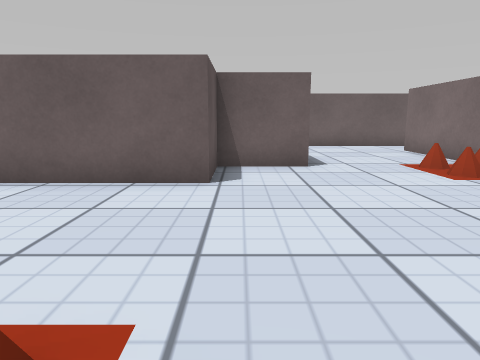
[1] (above)

23 first-person views from a walk through a scene from a Unity 3-D project. The camera is 0.51 m above the floor, tilts 10° down and sees 70° across. The floor is counted in squares, 0.5 m on a side. Each view is taken from the middle of a square. On the plan, view 1 faces up. The plan holds only what a view shows up to about 13 squares ahead; the rest is blank. The player character is not drawn. Some surface patterns are stand-ins.

[2]
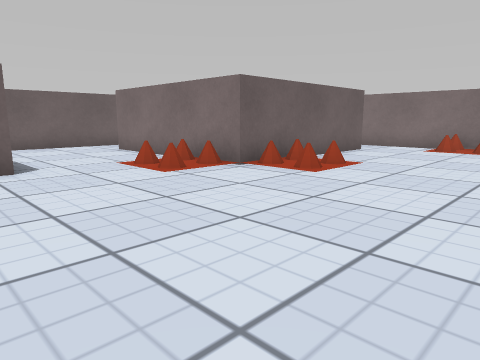

[3]
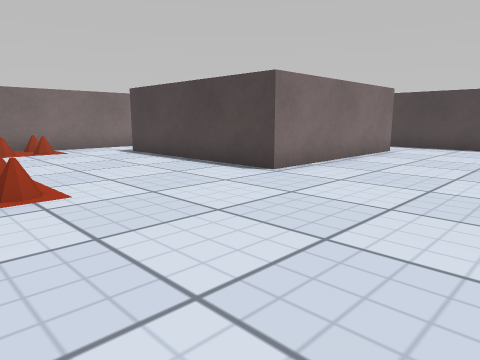

[4]
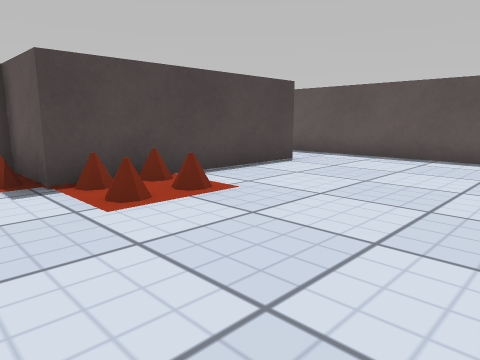

[5]
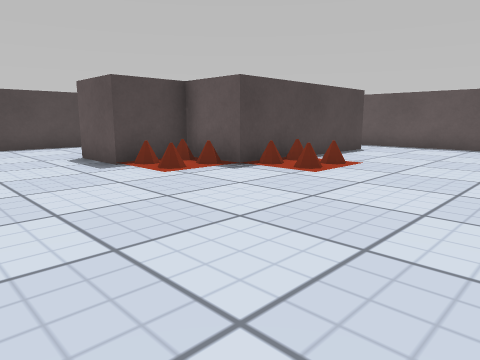

[6]
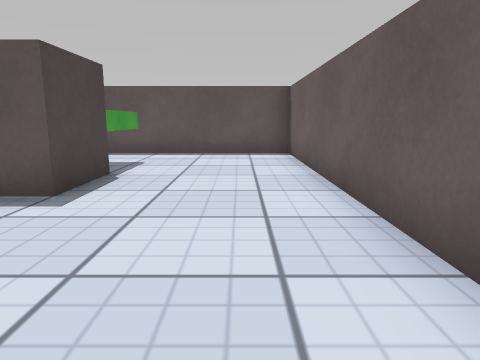

[7]
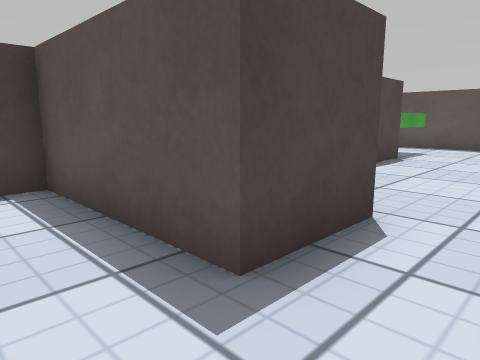

[8]
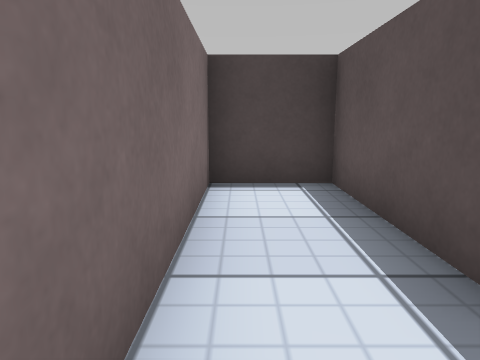

[9]
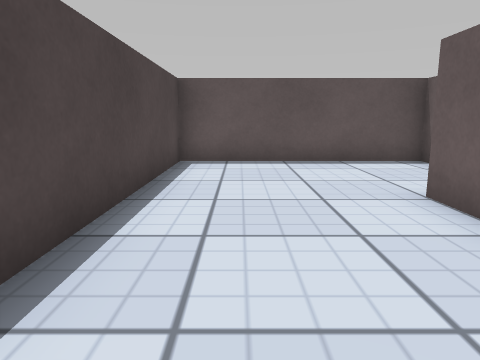

[10]
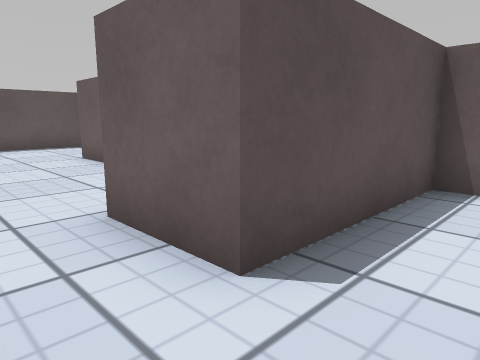

[11]
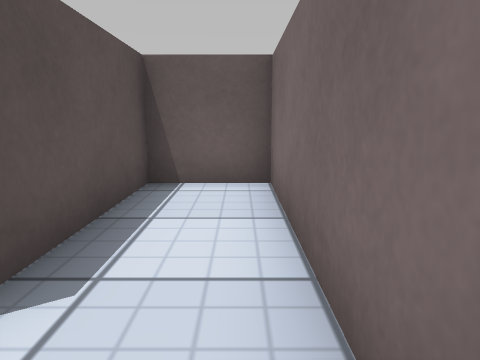

[12]
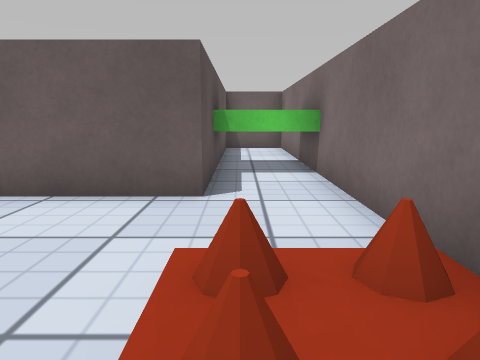

[13]
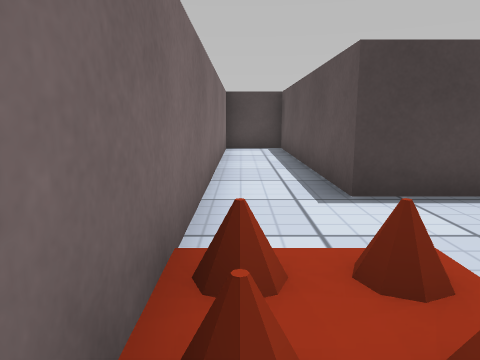

[14]
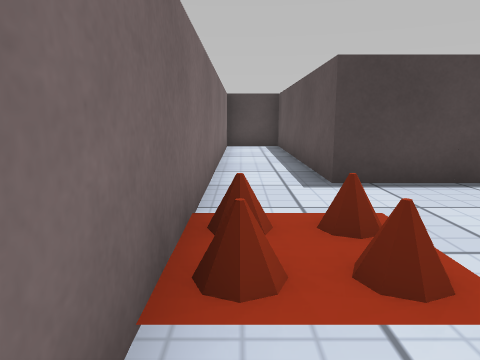

[15]
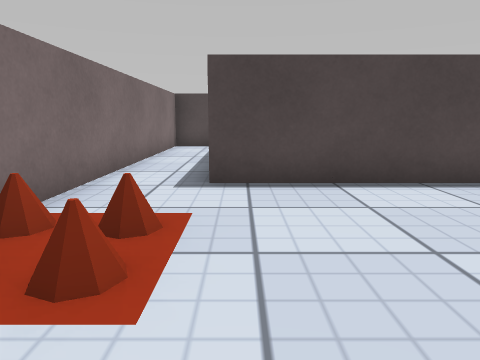

[16]
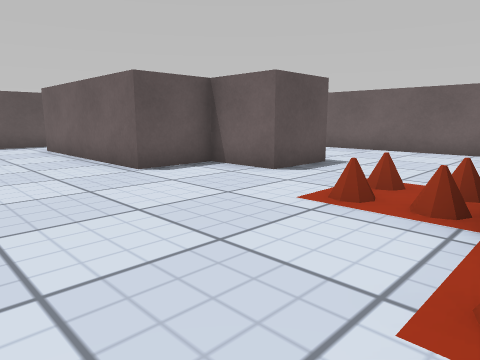

[17]
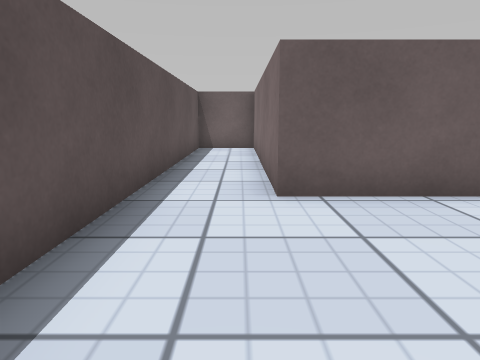

[18]
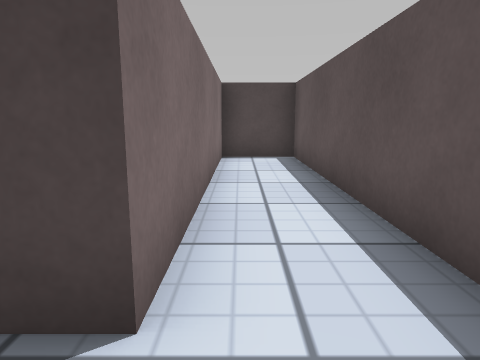

[19]
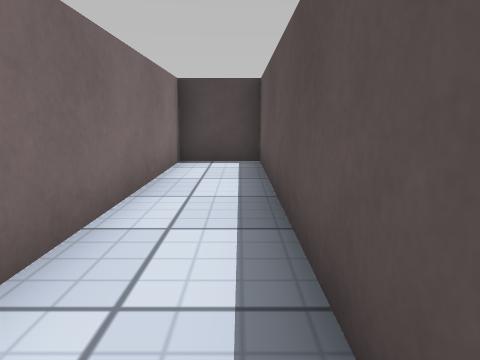

[20]
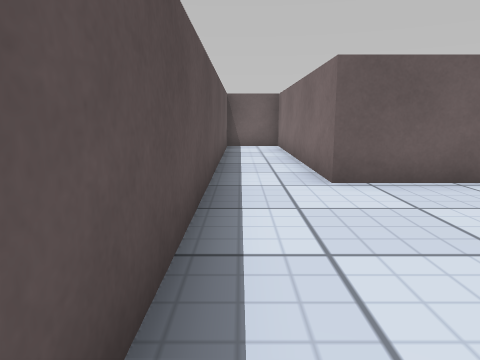

[21]
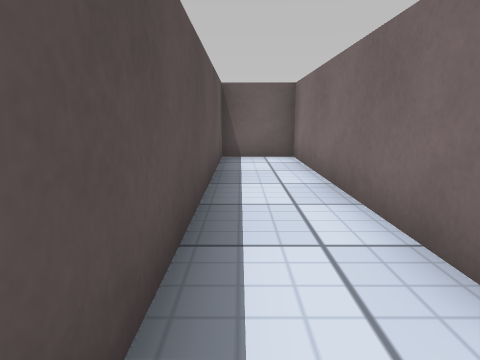

[22]
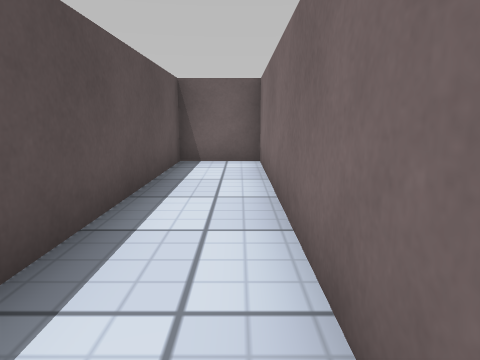

[23]
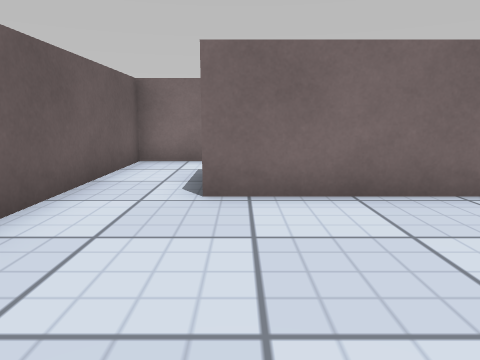

### Floor plan
Points are (right, up) in squares from view 1. A wall is a line through its corners. A room is listed if a view was taken in it or the views show most of it. See-through windows are left out.
Room 1 (views 1, 2, 3, 4, 5, 6, 7, 8, 9, 10, 11, 12, 13, 14, 15, 16, 17, 18, 19, 20, 21, 22, 23)
walls: (-4.4, 5.5) (-6.5, 5.5) (-6.5, 13.5) (-8.5, 13.5) (-8.5, -8.5) (-6.5, -8.5) (-6.5, -0.5) (-4.5, -0.5); (9.4, -0.5) (11.5, -0.5) (11.5, -8.5) (13.5, -8.5) (13.5, 13.5) (11.5, 13.5) (11.5, 5.5) (9.5, 5.5); (-4.5, -2.4) (-4.5, -8.5) (6.2, -8.5); (9.5, 7.5) (9.5, 13.5) (-4.5, 13.5) (-4.5, 7.9); (12, 7.5) (11.5, 7.5); (13.6, 7.5) (12.9, 7.5); (9.5, -7.4) (9.5, -2.5)
objects: block (-4, -2) to (-1, -1); block (-4, 6) to (-1, 7); spikes (-1, 1); other object (0, -4) to (1, -3); spikes (0, -2); other object (0, 8) to (1, 9); spikes (5, 7); block (6, -6) to (7, -3); block (6, -2) to (9, -1); block (6, 6) to (9, 7); block (6, 8) to (7, 11); spikes (7, 5); spikes (13, 3)

Where each view was taken, in squares from view 1:
view 1: 0 up, 0 right, facing up
view 2: 0 up, 0 right, facing up-right
view 3: 5 up, 1 right, facing down-right
view 4: 5 up, 1 right, facing down-left
view 5: 5 up, 5 right, facing down-left
view 6: 12 up, 6 right, facing left
view 7: 13 up, 9 right, facing down-left
view 8: 13 up, 9 right, facing down
view 9: 7 down, 4 right, facing left
view 10: 8 down, 9 right, facing up-left
view 11: 8 down, 9 right, facing up
view 12: 1 up, 12 right, facing up
view 13: 4 up, 13 right, facing down
view 14: 5 up, 13 right, facing down
view 15: 5 up, 11 right, facing down
view 16: 2 up, 6 right, facing up-left
view 17: 1 up, 7 left, facing up
view 18: 1 up, 7 left, facing down
view 19: 0 up, 8 left, facing down
view 20: 0 up, 8 left, facing up
view 21: 4 up, 8 left, facing up
view 22: 5 up, 7 left, facing up
view 23: 11 up, 1 right, facing right
